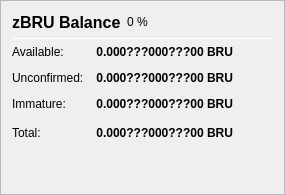
                   <widget class="QFrame" name="frame_ZerocoinBalances">
                    <property name="frameShape">
                     <enum>QFrame::StyledPanel</enum>
                    </property>
                    <property name="frameShadow">
                     <enum>QFrame::Raised</enum>
                    </property>
                    <layout class="QVBoxLayout" name="verticalLayout_7">
                     <item>
                      <layout class="QHBoxLayout" name="horizontalLayout_8" stretch="0">
                       <item>
                        <widget class="QLabel" name="label_5z_3">
                         <property name="minimumSize">
                          <size>
                           <width>0</width>
                           <height>20</height>
                          </size>
                         </property>
                         <property name="font">
                          <font>
                           <pointsize>12</pointsize>
                           <weight>75</weight>
                           <bold>true</bold>
                          </font>
                         </property>
                         <property name="text">
                          <string>zBRU Balance</string>
                         </property>
                        </widget>
                       </item>
                       <item>
                        <widget class="QLabel" name="labelzBRUPercent">
                         <property name="text">
                          <string notr="true">0 %</string>
                         </property>
                        </widget>
                       </item>
                       <item>
                        <spacer name="horizontalSpacer_11">
                         <property name="orientation">
                          <enum>Qt::Horizontal</enum>
                         </property>
                         <property name="sizeHint" stdset="0">
                          <size>
                           <width>40</width>
                           <height>20</height>
                          </size>
                         </property>
                        </spacer>
                       </item>
                      </layout>
                     </item>
                     <item>
                      <widget class="Line" name="line_ZerocoinBalance">
                       <property name="minimumSize">
                        <size>
                         <width>0</width>
                         <height>1</height>
                        </size>
                       </property>
                       <property name="maximumSize">
                        <size>
                         <width>16777215</width>
                         <height>1</height>
                        </size>
                       </property>
                       <property name="orientation">
                        <enum>Qt::Horizontal</enum>
                       </property>
                      </widget>
                     </item>
                     <item>
                      <layout class="QGridLayout" name="gridLayout_5">
                       <property name="spacing">
                        <number>12</number>
                       </property>
                       <item row="1" column="0">
                        <widget class="QLabel" name="labelzBalanceMatureText">
                         <property name="toolTip">
                          <string>Mature: more than 10 confirmation and more than 3 mints of the same denomination after it was minted.
These zBRU are spendable.</string>
                         </property>
                         <property name="text">
                          <string>Available:</string>
                         </property>
                        </widget>
                       </item>
                       <item row="1" column="1">
                        <widget class="QLabel" name="labelzBalanceMature">
                         <property name="font">
                          <font>
                           <weight>75</weight>
                           <bold>true</bold>
                          </font>
                         </property>
                         <property name="toolTip">
                          <string>Mature: more than 10 confirmation and more than 3 mints of the same denomination after it was minted.
These zBRU are spendable.</string>
                         </property>
                         <property name="text">
                          <string notr="true">0.000???000???00 BRU</string>
                         </property>
                         <property name="alignment">
                          <set>Qt::AlignRight|Qt::AlignTrailing|Qt::AlignVCenter</set>
                         </property>
                        </widget>
                       </item>
                       <item row="2" column="0">
                        <widget class="QLabel" name="labelzBalanceUnconfirmedText">
                         <property name="toolTip">
                          <string>Unconfirmed: less than 10 confirmations
Immature: confirmed, but less than 3 mints of the same denomination after it was minted</string>
                         </property>
                         <property name="text">
                          <string>Unconfirmed:</string>
                         </property>
                        </widget>
                       </item>
                       <item row="2" column="1">
                        <widget class="QLabel" name="labelzBalanceUnconfirmed">
                         <property name="font">
                          <font>
                           <weight>75</weight>
                           <bold>true</bold>
                          </font>
                         </property>
                         <property name="toolTip">
                          <string>Unconfirmed: less than 10 confirmations
Immature: confirmed, but less than 3 mints of the same denomination after it was minted</string>
                         </property>
                         <property name="text">
                          <string notr="true">0.000???000???00 BRU</string>
                         </property>
                         <property name="alignment">
                          <set>Qt::AlignRight|Qt::AlignTrailing|Qt::AlignVCenter</set>
                         </property>
                        </widget>
                       </item>
                       <item row="3" column="0">
                        <widget class="QLabel" name="labelzBalanceImmatureText">
                         <property name="toolTip">
                          <string>Unconfirmed: less than 10 confirmations
Immature: confirmed, but less than 3 mints of the same denomination after it was minted</string>
                         </property>
                         <property name="text">
                          <string>Immature:</string>
                         </property>
                        </widget>
                       </item>
                       <item row="3" column="1">
                        <widget class="QLabel" name="labelzBalanceImmature">
                         <property name="font">
                          <font>
                           <weight>75</weight>
                           <bold>true</bold>
                          </font>
                         </property>
                         <property name="toolTip">
                          <string>Unconfirmed: less than 10 confirmations
Immature: confirmed, but less than 3 mints of the same denomination after it was minted</string>
                         </property>
                         <property name="text">
                          <string notr="true">0.000???000???00 BRU</string>
                         </property>
                         <property name="alignment">
                          <set>Qt::AlignRight|Qt::AlignTrailing|Qt::AlignVCenter</set>
                         </property>
                        </widget>
                       </item>
                       <item row="4" column="0">
                        <widget class="QLabel" name="labelzBalanceText">
                         <property name="toolTip">
                          <string>Your current zBRU balance, unconfirmed and immature zBRU included.</string>
                         </property>
                         <property name="text">
                          <string>Total:</string>
                         </property>
                        </widget>
                       </item>
                       <item row="4" column="1">
                        <widget class="QLabel" name="labelzBalance">
                         <property name="font">
                          <font>
                           <weight>75</weight>
                           <bold>true</bold>
                          </font>
                         </property>
                         <property name="cursor">
                          <cursorShape>IBeamCursor</cursorShape>
                         </property>
                         <property name="toolTip">
                          <string>Your current zBRU balance, unconfirmed and immature zBRU included.</string>
                         </property>
                         <property name="text">
                          <string notr="true">0.000???000???00 BRU</string>
                         </property>
                         <property name="alignment">
                          <set>Qt::AlignRight|Qt::AlignTrailing|Qt::AlignVCenter</set>
                         </property>
                         <property name="textInteractionFlags">
                          <set>Qt::LinksAccessibleByMouse|Qt::TextSelectableByKeyboard|Qt::TextSelectableByMouse</set>
                         </property>
                        </widget>
                       </item>
                       <item row="4" column="2">
                        <spacer name="horizontalSpacer_4">
                         <property name="orientation">
                          <enum>Qt::Horizontal</enum>
                         </property>
                         <property name="sizeHint" stdset="0">
                          <size>
                           <width>40</width>
                           <height>20</height>
                          </size>
                         </property>
                        </spacer>
                       </item>
                      </layout>
                     </item>
                     <item>
                      <spacer name="verticalSpacer_4">
                       <property name="orientation">
                        <enum>Qt::Vertical</enum>
                       </property>
                       <property name="sizeHint" stdset="0">
                        <size>
                         <width>20</width>
                         <height>40</height>
                        </size>
                       </property>
                      </spacer>
                     </item>
                    </layout>
                   </widget>
